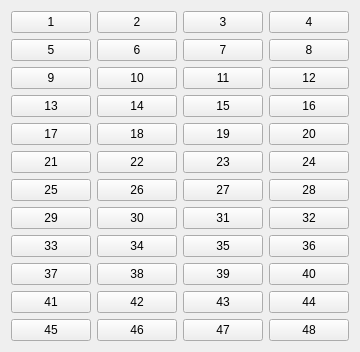
     <widget class="QWidget" name="Cutter48_T01">
      <attribute name="title">
       <string>Cutter 48</string>
      </attribute>
      <layout class="QGridLayout" name="gridLayout_4">
       <item row="0" column="0">
        <widget class="QPushButton" name="pushButton_1_Cutter">
         <property name="sizePolicy">
          <sizepolicy hsizetype="Expanding" vsizetype="Expanding">
           <horstretch>0</horstretch>
           <verstretch>0</verstretch>
          </sizepolicy>
         </property>
         <property name="text">
          <string>1</string>
         </property>
        </widget>
       </item>
       <item row="0" column="1">
        <widget class="QPushButton" name="pushButton_2_Cutter">
         <property name="sizePolicy">
          <sizepolicy hsizetype="Expanding" vsizetype="Expanding">
           <horstretch>0</horstretch>
           <verstretch>0</verstretch>
          </sizepolicy>
         </property>
         <property name="text">
          <string>2</string>
         </property>
        </widget>
       </item>
       <item row="0" column="2">
        <widget class="QPushButton" name="pushButton_3_Cutter">
         <property name="sizePolicy">
          <sizepolicy hsizetype="Expanding" vsizetype="Expanding">
           <horstretch>0</horstretch>
           <verstretch>0</verstretch>
          </sizepolicy>
         </property>
         <property name="text">
          <string>3</string>
         </property>
        </widget>
       </item>
       <item row="0" column="3">
        <widget class="QPushButton" name="pushButton_4_Cutter">
         <property name="sizePolicy">
          <sizepolicy hsizetype="Expanding" vsizetype="Expanding">
           <horstretch>0</horstretch>
           <verstretch>0</verstretch>
          </sizepolicy>
         </property>
         <property name="text">
          <string>4</string>
         </property>
        </widget>
       </item>
       <item row="1" column="0">
        <widget class="QPushButton" name="pushButton_5_Cutter">
         <property name="sizePolicy">
          <sizepolicy hsizetype="Expanding" vsizetype="Expanding">
           <horstretch>0</horstretch>
           <verstretch>0</verstretch>
          </sizepolicy>
         </property>
         <property name="text">
          <string>5</string>
         </property>
        </widget>
       </item>
       <item row="1" column="1">
        <widget class="QPushButton" name="pushButton_6_Cutter">
         <property name="sizePolicy">
          <sizepolicy hsizetype="Expanding" vsizetype="Expanding">
           <horstretch>0</horstretch>
           <verstretch>0</verstretch>
          </sizepolicy>
         </property>
         <property name="text">
          <string>6</string>
         </property>
        </widget>
       </item>
       <item row="1" column="2">
        <widget class="QPushButton" name="pushButton_7_Cutter">
         <property name="sizePolicy">
          <sizepolicy hsizetype="Expanding" vsizetype="Expanding">
           <horstretch>0</horstretch>
           <verstretch>0</verstretch>
          </sizepolicy>
         </property>
         <property name="text">
          <string>7</string>
         </property>
        </widget>
       </item>
       <item row="1" column="3">
        <widget class="QPushButton" name="pushButton_8_Cutter">
         <property name="sizePolicy">
          <sizepolicy hsizetype="Expanding" vsizetype="Expanding">
           <horstretch>0</horstretch>
           <verstretch>0</verstretch>
          </sizepolicy>
         </property>
         <property name="text">
          <string>8</string>
         </property>
        </widget>
       </item>
       <item row="2" column="0">
        <widget class="QPushButton" name="pushButton_9_Cutter">
         <property name="sizePolicy">
          <sizepolicy hsizetype="Expanding" vsizetype="Expanding">
           <horstretch>0</horstretch>
           <verstretch>0</verstretch>
          </sizepolicy>
         </property>
         <property name="text">
          <string>9</string>
         </property>
        </widget>
       </item>
       <item row="2" column="1">
        <widget class="QPushButton" name="pushButton_10_Cutter">
         <property name="sizePolicy">
          <sizepolicy hsizetype="Expanding" vsizetype="Expanding">
           <horstretch>0</horstretch>
           <verstretch>0</verstretch>
          </sizepolicy>
         </property>
         <property name="text">
          <string>10</string>
         </property>
        </widget>
       </item>
       <item row="2" column="2">
        <widget class="QPushButton" name="pushButton_11_Cutter">
         <property name="sizePolicy">
          <sizepolicy hsizetype="Expanding" vsizetype="Expanding">
           <horstretch>0</horstretch>
           <verstretch>0</verstretch>
          </sizepolicy>
         </property>
         <property name="text">
          <string>11</string>
         </property>
        </widget>
       </item>
       <item row="2" column="3">
        <widget class="QPushButton" name="pushButton_12_Cutter">
         <property name="sizePolicy">
          <sizepolicy hsizetype="Expanding" vsizetype="Expanding">
           <horstretch>0</horstretch>
           <verstretch>0</verstretch>
          </sizepolicy>
         </property>
         <property name="text">
          <string>12</string>
         </property>
        </widget>
       </item>
       <item row="3" column="0">
        <widget class="QPushButton" name="pushButton_13_Cutter">
         <property name="sizePolicy">
          <sizepolicy hsizetype="Expanding" vsizetype="Expanding">
           <horstretch>0</horstretch>
           <verstretch>0</verstretch>
          </sizepolicy>
         </property>
         <property name="text">
          <string>13</string>
         </property>
        </widget>
       </item>
       <item row="3" column="1">
        <widget class="QPushButton" name="pushButton_14_Cutter">
         <property name="sizePolicy">
          <sizepolicy hsizetype="Expanding" vsizetype="Expanding">
           <horstretch>0</horstretch>
           <verstretch>0</verstretch>
          </sizepolicy>
         </property>
         <property name="text">
          <string>14</string>
         </property>
        </widget>
       </item>
       <item row="3" column="2">
        <widget class="QPushButton" name="pushButton_15_Cutter">
         <property name="sizePolicy">
          <sizepolicy hsizetype="Expanding" vsizetype="Expanding">
           <horstretch>0</horstretch>
           <verstretch>0</verstretch>
          </sizepolicy>
         </property>
         <property name="text">
          <string>15</string>
         </property>
        </widget>
       </item>
       <item row="3" column="3">
        <widget class="QPushButton" name="pushButton_16_Cutter">
         <property name="sizePolicy">
          <sizepolicy hsizetype="Expanding" vsizetype="Expanding">
           <horstretch>0</horstretch>
           <verstretch>0</verstretch>
          </sizepolicy>
         </property>
         <property name="text">
          <string>16</string>
         </property>
        </widget>
       </item>
       <item row="4" column="0">
        <widget class="QPushButton" name="pushButton_17_Cutter">
         <property name="sizePolicy">
          <sizepolicy hsizetype="Expanding" vsizetype="Expanding">
           <horstretch>0</horstretch>
           <verstretch>0</verstretch>
          </sizepolicy>
         </property>
         <property name="text">
          <string>17</string>
         </property>
        </widget>
       </item>
       <item row="4" column="1">
        <widget class="QPushButton" name="pushButton_18_Cutter">
         <property name="sizePolicy">
          <sizepolicy hsizetype="Expanding" vsizetype="Expanding">
           <horstretch>0</horstretch>
           <verstretch>0</verstretch>
          </sizepolicy>
         </property>
         <property name="text">
          <string>18</string>
         </property>
        </widget>
       </item>
       <item row="4" column="2">
        <widget class="QPushButton" name="pushButton_19_Cutter">
         <property name="sizePolicy">
          <sizepolicy hsizetype="Expanding" vsizetype="Expanding">
           <horstretch>0</horstretch>
           <verstretch>0</verstretch>
          </sizepolicy>
         </property>
         <property name="text">
          <string>19</string>
         </property>
        </widget>
       </item>
       <item row="4" column="3">
        <widget class="QPushButton" name="pushButton_20_Cutter">
         <property name="sizePolicy">
          <sizepolicy hsizetype="Expanding" vsizetype="Expanding">
           <horstretch>0</horstretch>
           <verstretch>0</verstretch>
          </sizepolicy>
         </property>
         <property name="text">
          <string>20</string>
         </property>
        </widget>
       </item>
       <item row="5" column="0">
        <widget class="QPushButton" name="pushButton_21_Cutter">
         <property name="sizePolicy">
          <sizepolicy hsizetype="Expanding" vsizetype="Expanding">
           <horstretch>0</horstretch>
           <verstretch>0</verstretch>
          </sizepolicy>
         </property>
         <property name="text">
          <string>21</string>
         </property>
        </widget>
       </item>
       <item row="5" column="1">
        <widget class="QPushButton" name="pushButton_22_Cutter">
         <property name="sizePolicy">
          <sizepolicy hsizetype="Expanding" vsizetype="Expanding">
           <horstretch>0</horstretch>
           <verstretch>0</verstretch>
          </sizepolicy>
         </property>
         <property name="text">
          <string>22</string>
         </property>
        </widget>
       </item>
       <item row="5" column="2">
        <widget class="QPushButton" name="pushButton_23_Cutter">
         <property name="sizePolicy">
          <sizepolicy hsizetype="Expanding" vsizetype="Expanding">
           <horstretch>0</horstretch>
           <verstretch>0</verstretch>
          </sizepolicy>
         </property>
         <property name="text">
          <string>23</string>
         </property>
        </widget>
       </item>
       <item row="5" column="3">
        <widget class="QPushButton" name="pushButton_24_Cutter">
         <property name="sizePolicy">
          <sizepolicy hsizetype="Expanding" vsizetype="Expanding">
           <horstretch>0</horstretch>
           <verstretch>0</verstretch>
          </sizepolicy>
         </property>
         <property name="text">
          <string>24</string>
         </property>
        </widget>
       </item>
       <item row="6" column="0">
        <widget class="QPushButton" name="pushButton_25_Cutter">
         <property name="sizePolicy">
          <sizepolicy hsizetype="Expanding" vsizetype="Expanding">
           <horstretch>0</horstretch>
           <verstretch>0</verstretch>
          </sizepolicy>
         </property>
         <property name="text">
          <string>25</string>
         </property>
        </widget>
       </item>
       <item row="6" column="1">
        <widget class="QPushButton" name="pushButton_26_Cutter">
         <property name="sizePolicy">
          <sizepolicy hsizetype="Expanding" vsizetype="Expanding">
           <horstretch>0</horstretch>
           <verstretch>0</verstretch>
          </sizepolicy>
         </property>
         <property name="text">
          <string>26</string>
         </property>
        </widget>
       </item>
       <item row="6" column="2">
        <widget class="QPushButton" name="pushButton_27_Cutter">
         <property name="sizePolicy">
          <sizepolicy hsizetype="Expanding" vsizetype="Expanding">
           <horstretch>0</horstretch>
           <verstretch>0</verstretch>
          </sizepolicy>
         </property>
         <property name="text">
          <string>27</string>
         </property>
        </widget>
       </item>
       <item row="6" column="3">
        <widget class="QPushButton" name="pushButton_28_Cutter">
         <property name="sizePolicy">
          <sizepolicy hsizetype="Expanding" vsizetype="Expanding">
           <horstretch>0</horstretch>
           <verstretch>0</verstretch>
          </sizepolicy>
         </property>
         <property name="text">
          <string>28</string>
         </property>
        </widget>
       </item>
       <item row="7" column="0">
        <widget class="QPushButton" name="pushButton_29_Cutter">
         <property name="sizePolicy">
          <sizepolicy hsizetype="Expanding" vsizetype="Expanding">
           <horstretch>0</horstretch>
           <verstretch>0</verstretch>
          </sizepolicy>
         </property>
         <property name="text">
          <string>29</string>
         </property>
        </widget>
       </item>
       <item row="7" column="1">
        <widget class="QPushButton" name="pushButton_30_Cutter">
         <property name="sizePolicy">
          <sizepolicy hsizetype="Expanding" vsizetype="Expanding">
           <horstretch>0</horstretch>
           <verstretch>0</verstretch>
          </sizepolicy>
         </property>
         <property name="text">
          <string>30</string>
         </property>
        </widget>
       </item>
       <item row="7" column="2">
        <widget class="QPushButton" name="pushButton_31_Cutter">
         <property name="sizePolicy">
          <sizepolicy hsizetype="Expanding" vsizetype="Expanding">
           <horstretch>0</horstretch>
           <verstretch>0</verstretch>
          </sizepolicy>
         </property>
         <property name="text">
          <string>31</string>
         </property>
        </widget>
       </item>
       <item row="7" column="3">
        <widget class="QPushButton" name="pushButton_32_Cutter">
         <property name="sizePolicy">
          <sizepolicy hsizetype="Expanding" vsizetype="Expanding">
           <horstretch>0</horstretch>
           <verstretch>0</verstretch>
          </sizepolicy>
         </property>
         <property name="text">
          <string>32</string>
         </property>
        </widget>
       </item>
       <item row="8" column="0">
        <widget class="QPushButton" name="pushButton_33_Cutter">
         <property name="sizePolicy">
          <sizepolicy hsizetype="Expanding" vsizetype="Expanding">
           <horstretch>0</horstretch>
           <verstretch>0</verstretch>
          </sizepolicy>
         </property>
         <property name="text">
          <string>33</string>
         </property>
        </widget>
       </item>
       <item row="8" column="1">
        <widget class="QPushButton" name="pushButton_34_Cutter">
         <property name="sizePolicy">
          <sizepolicy hsizetype="Expanding" vsizetype="Expanding">
           <horstretch>0</horstretch>
           <verstretch>0</verstretch>
          </sizepolicy>
         </property>
         <property name="text">
          <string>34</string>
         </property>
        </widget>
       </item>
       <item row="8" column="2">
        <widget class="QPushButton" name="pushButton_35_Cutter">
         <property name="sizePolicy">
          <sizepolicy hsizetype="Expanding" vsizetype="Expanding">
           <horstretch>0</horstretch>
           <verstretch>0</verstretch>
          </sizepolicy>
         </property>
         <property name="text">
          <string>35</string>
         </property>
        </widget>
       </item>
       <item row="8" column="3">
        <widget class="QPushButton" name="pushButton_36_Cutter">
         <property name="sizePolicy">
          <sizepolicy hsizetype="Expanding" vsizetype="Expanding">
           <horstretch>0</horstretch>
           <verstretch>0</verstretch>
          </sizepolicy>
         </property>
         <property name="text">
          <string>36</string>
         </property>
        </widget>
       </item>
       <item row="9" column="0">
        <widget class="QPushButton" name="pushButton_37_Cutter">
         <property name="sizePolicy">
          <sizepolicy hsizetype="Expanding" vsizetype="Expanding">
           <horstretch>0</horstretch>
           <verstretch>0</verstretch>
          </sizepolicy>
         </property>
         <property name="text">
          <string>37</string>
         </property>
        </widget>
       </item>
       <item row="9" column="1">
        <widget class="QPushButton" name="pushButton_38_Cutter">
         <property name="sizePolicy">
          <sizepolicy hsizetype="Expanding" vsizetype="Expanding">
           <horstretch>0</horstretch>
           <verstretch>0</verstretch>
          </sizepolicy>
         </property>
         <property name="text">
          <string>38</string>
         </property>
        </widget>
       </item>
       <item row="9" column="2">
        <widget class="QPushButton" name="pushButton_39_Cutter">
         <property name="sizePolicy">
          <sizepolicy hsizetype="Expanding" vsizetype="Expanding">
           <horstretch>0</horstretch>
           <verstretch>0</verstretch>
          </sizepolicy>
         </property>
         <property name="text">
          <string>39</string>
         </property>
        </widget>
       </item>
       <item row="9" column="3">
        <widget class="QPushButton" name="pushButton_40_Cutter">
         <property name="sizePolicy">
          <sizepolicy hsizetype="Expanding" vsizetype="Expanding">
           <horstretch>0</horstretch>
           <verstretch>0</verstretch>
          </sizepolicy>
         </property>
         <property name="text">
          <string>40</string>
         </property>
        </widget>
       </item>
       <item row="10" column="0">
        <widget class="QPushButton" name="pushButton_41_Cutter">
         <property name="sizePolicy">
          <sizepolicy hsizetype="Expanding" vsizetype="Expanding">
           <horstretch>0</horstretch>
           <verstretch>0</verstretch>
          </sizepolicy>
         </property>
         <property name="text">
          <string>41</string>
         </property>
        </widget>
       </item>
       <item row="10" column="1">
        <widget class="QPushButton" name="pushButton_42_Cutter">
         <property name="sizePolicy">
          <sizepolicy hsizetype="Expanding" vsizetype="Expanding">
           <horstretch>0</horstretch>
           <verstretch>0</verstretch>
          </sizepolicy>
         </property>
         <property name="text">
          <string>42</string>
         </property>
        </widget>
       </item>
       <item row="10" column="2">
        <widget class="QPushButton" name="pushButton_43_Cutter">
         <property name="sizePolicy">
          <sizepolicy hsizetype="Expanding" vsizetype="Expanding">
           <horstretch>0</horstretch>
           <verstretch>0</verstretch>
          </sizepolicy>
         </property>
         <property name="text">
          <string>43</string>
         </property>
        </widget>
       </item>
       <item row="10" column="3">
        <widget class="QPushButton" name="pushButton_44_Cutter">
         <property name="sizePolicy">
          <sizepolicy hsizetype="Expanding" vsizetype="Expanding">
           <horstretch>0</horstretch>
           <verstretch>0</verstretch>
          </sizepolicy>
         </property>
         <property name="text">
          <string>44</string>
         </property>
        </widget>
       </item>
       <item row="11" column="0">
        <widget class="QPushButton" name="pushButton_45_Cutter">
         <property name="sizePolicy">
          <sizepolicy hsizetype="Expanding" vsizetype="Expanding">
           <horstretch>0</horstretch>
           <verstretch>0</verstretch>
          </sizepolicy>
         </property>
         <property name="text">
          <string>45</string>
         </property>
        </widget>
       </item>
       <item row="11" column="1">
        <widget class="QPushButton" name="pushButton_46_Cutter">
         <property name="sizePolicy">
          <sizepolicy hsizetype="Expanding" vsizetype="Expanding">
           <horstretch>0</horstretch>
           <verstretch>0</verstretch>
          </sizepolicy>
         </property>
         <property name="text">
          <string>46</string>
         </property>
        </widget>
       </item>
       <item row="11" column="2">
        <widget class="QPushButton" name="pushButton_47_Cutter">
         <property name="sizePolicy">
          <sizepolicy hsizetype="Expanding" vsizetype="Expanding">
           <horstretch>0</horstretch>
           <verstretch>0</verstretch>
          </sizepolicy>
         </property>
         <property name="text">
          <string>47</string>
         </property>
        </widget>
       </item>
       <item row="11" column="3">
        <widget class="QPushButton" name="pushButton_48_Cutter">
         <property name="sizePolicy">
          <sizepolicy hsizetype="Expanding" vsizetype="Expanding">
           <horstretch>0</horstretch>
           <verstretch>0</verstretch>
          </sizepolicy>
         </property>
         <property name="text">
          <string>48</string>
         </property>
        </widget>
       </item>
      </layout>
     </widget>
